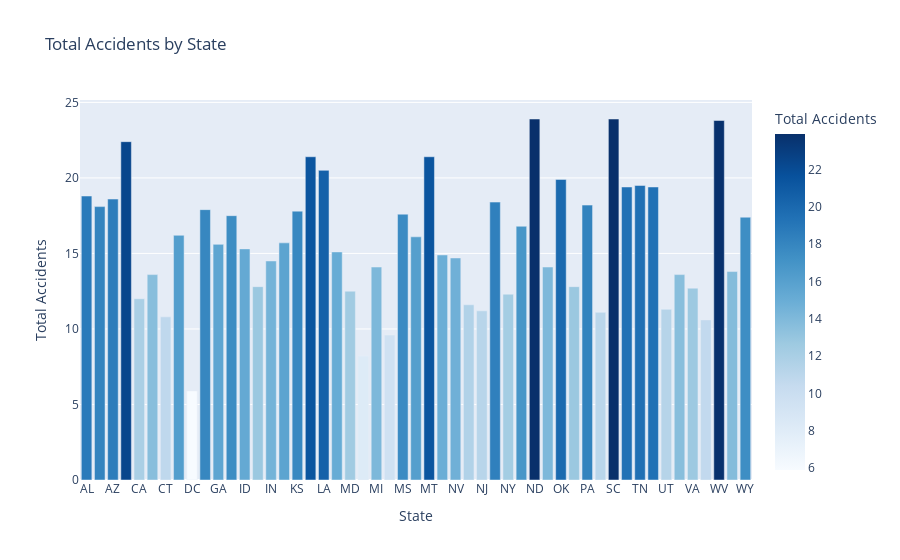

Notebook source saved alongside this figure:
### Markdown cell above
pip install nbformat

### Code cell
#Total Accidents by state
fig = px.bar(df, x='abbrev', y='total',
             title = "Total Accidents by State",
             labels = {'abbrev' : 'State', 'total': 'Total Accidents'},
             color='total',
             color_continuous_scale='Blues')
fig.show()

### Figure 1 — Plotly figure (JSON) as saved in the notebook; plotly's stock layout.template omitted (floating-point values rounded to 4 significant figures)
{"data": [{"hovertemplate": "State=%{x}<br>Total Accidents=%{marker.color}<extra></extra>", "legendgroup": "", "marker": {"color": [18.8, 18.1, 18.6, 22.4, 12.0, 13.6, 10.8, 16.2, 5.9, 17.9, 15.6, 17.5, 15.3, 12.8, 14.5, 15.7, 17.8, 21.4, 20.5, 15.1, 12.5, 8.2, 14.1, 9.6, 17.6, 16.1, 21.4, 14.9, 14.7, 11.6, 11.2, 18.4, 12.3, 16.8, 23.9, 14.1, 19.9, 12.8, 18.2, 11.1, 23.9, 19.4, 19.5, 19.4, 11.3, 13.6, 12.7, 10.6, 23.8, 13.8, 17.4], "coloraxis": "coloraxis", "pattern": {"shape": ""}}, "name": "", "orientation": "v", "showlegend": false, "textposition": "auto", "type": "bar", "x": ["AL", "AK", "AZ", "AR", "CA", "CO", "CT", "DE", "DC", "FL", "GA", "HI", "ID", "IL", "IN", "IA", "KS", "KY", "LA", "ME", "MD", "MA", "MI", "MN", "MS", "MO", "MT", "NE", "NV", "NH", "NJ", "NM", "NY", "NC", "ND", "OH", "OK", "OR", "PA", "RI", "SC", "SD", "TN", "TX", "UT", "VT", "VA", "WA", "WV", "WI", "WY"], "xaxis": "x", "y": [18.8, 18.1, 18.6, 22.4, 12.0, 13.6, 10.8, 16.2, 5.9, 17.9, 15.6, 17.5, 15.3, 12.8, 14.5, 15.7, 17.8, 21.4, 20.5, 15.1, 12.5, 8.2, 14.1, 9.6, 17.6, 16.1, 21.4, 14.9, 14.7, 11.6, 11.2, 18.4, 12.3, 16.8, 23.9, 14.1, 19.9, 12.8, 18.2, 11.1, 23.9, 19.4, 19.5, 19.4, 11.3, 13.6, 12.7, 10.6, 23.8, 13.8, 17.4], "yaxis": "y"}], "layout": {"barmode": "relative", "coloraxis": {"colorbar": {"title": {"text": "Total Accidents"}}, "colorscale": [[0, "rgb(247,251,255)"], [0.125, "rgb(222,235,247)"], [0.25, "rgb(198,219,239)"], [0.375, "rgb(158,202,225)"], [0.5, "rgb(107,174,214)"], [0.625, "rgb(66,146,198)"], [0.75, "rgb(33,113,181)"], [0.875, "rgb(8,81,156)"], [1, "rgb(8,48,107)"]]}, "legend": {"tracegroupgap": 0}, "title": {"text": "Total Accidents by State"}, "xaxis": {"anchor": "y", "domain": [0, 1], "title": {"text": "State"}}, "yaxis": {"anchor": "x", "domain": [0, 1], "title": {"text": "Total Accidents"}}}}
